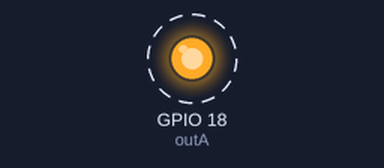
A program run on a simulated Raspberry Pi (BCM pin numbers). Shown: output pins drawn as LEDs (lit = HIGH). Dashed ring = blinking. What the program prints to the terminal is not drawn.

Above: at 0.5 s.
Timing chart, 0 to 4.6 s (numbered marks = the images above):
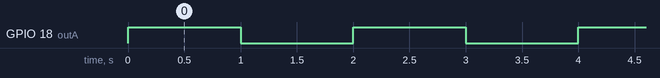

The program:

lab04ex05_out1.py
```python
import RPi.GPIO as GPIO
from time import sleep

GPIO.setmode(GPIO.BCM) 	# BCM = numeração GPIO

outA = 18
GPIO.setup(outA, GPIO.OUT, initial=0)
try:
	print("CTRL+C para terminar")
	while True:
		GPIO.output(outA, 1)
		print("GPIO", outA, ": ON")
		sleep(1.0)
		GPIO.output(outA, 0)
		print("GPIO %d : %s" % (outA, "OFF"))   #com formatação
		sleep(1.0)
except KeyboardInterrupt:
	print("\nPrograma terminado pelo utilizador.")
except:
	print("\nErro!!!")
finally:
	print("A fazer 'reset' ao GPIO...", end="")
	GPIO.cleanup()
	print("ok.")
print("Fim do programa.")
```

Measured:
- by itself, GPIO 18 (outA): alternates HIGH for 1.0 s and LOW for 1.0 s
